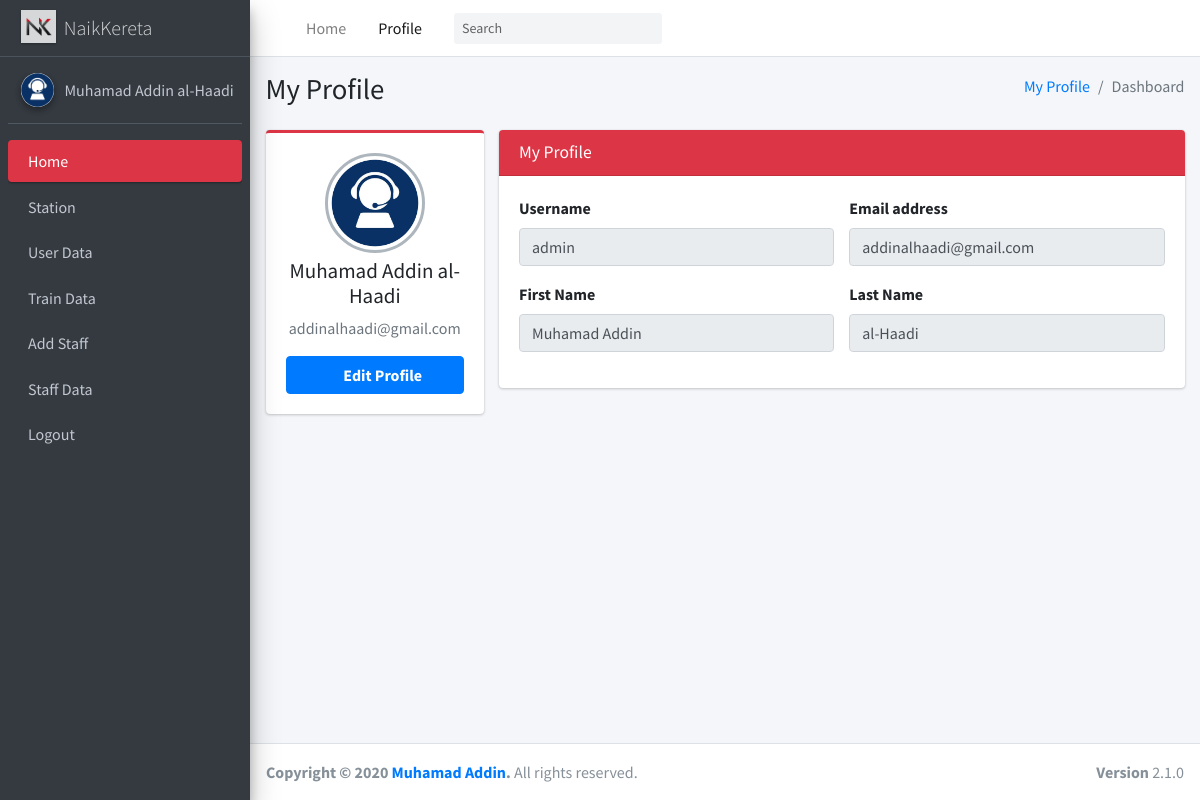
The app's page /profile.php with its own data.
### tables this page shows
CREATE TABLE `adminn` (
  `id` int(11) NOT NULL,
  `namadepan` varchar(50) NOT NULL,
  `namabelakang` varchar(50) NOT NULL,
  `username` varchar(50) NOT NULL,
  `email` varchar(100) NOT NULL,
  `password` varchar(255) NOT NULL,
  `gambar` varchar(128) NOT NULL
);

### functions.php (called while the page is built, shortened)
<?php
$conn = mysqli_connect("localhost", "root", "", "naikkereta");
function query($query)
{
    global $conn;
    $result = mysqli_query($conn, $query);
    $rows = [];
    while ($row = mysqli_fetch_assoc($result)) {
        $rows[] = $row;
    }
    return $rows;
}

### profile.php (the view, shortened to what this page needs)
<?php
require 'functions.php';
$admin = query("SELECT * FROM adminn");
?>
<!DOCTYPE html>
<html>
<head>
    <link rel="stylesheet" href="adminLte/css/all.min.css" />
    <link rel="stylesheet" href="https://code.ionicframework.com/ionicons/2.0.1/css/ionicons.min.css" />
    <link rel="stylesheet" href="adminLte/css/dataTables.bootstrap4.min.css" />
    <link rel="stylesheet" href="adminLte/css/responsive.bootstrap4.min.css" />
    <link rel="stylesheet" href="dist/css/adminlte.min.css" />
</head>
<body class="hold-transition sidebar-mini">
    <div class="wrapper">
        <nav class="main-header navbar navbar-expand navbar-white navbar-light">
            <ul class="navbar-nav">
                <li class="nav-item">
                    <a class="nav-link" data-widget="pushmenu" href="#" role="button"></a>
                </li>
                <li class="nav-item d-none d-sm-inline-block">
                    <a href="manager2.php" class="nav-link">Home</a>
                </li>
                <li class="nav-item d-none d-sm-inline-block">
                    <a href="profile.php" class="nav-link active">Profile</a>
                </li>
            </ul>
            <form class="form-inline ml-3">
                <div class="input-group input-group-sm">
                    <input class="form-control form-control-navbar" type="search" placeholder="Search"
                        aria-label="Search" />
                    <div class="input-group-append">
                        <button class="btn btn-navbar" type="submit">
                        </button>
                    </div>
                </div>
            </form>
            <ul class="navbar-nav ml-auto">
                <li class="nav-item">
                    <a class="nav-link" data-widget="control-sidebar" data-slide="true" href="#" role="button">
                    </a>
                </li>
            </ul>
        </nav>
        <aside class="main-sidebar sidebar-dark-danger elevation-4">
            <a href="" class="brand-link">
                <img src="img/Logo1.jpg" alt="AdminLTE Logo" class="brand-image elevation-1" style="opacity: 0.8;" />
                <span class="brand-text font-weight-light">NaikKereta</span>
            </a>
            <div class="sidebar">
                <?php foreach ($admin as $adm) : ?>
                <div class="user-panel mt-3 pb-3 mb-3 d-flex">
                    <div class="image">
                        <img src="img/<?php echo $adm["gambar"]; ?>" class="img-circle elevation-2" alt="User Image" />
                    </div>
                    <div class="info">
                        <a href="profile.php" class="d-block">
                            <?php echo $adm["namadepan"]; ?>
                            <?php echo $adm["namabelakang"]; ?>
                        </a>
                    </div>
                </div>
                <?php endforeach; ?>
                <nav class="mt-2">
                    <ul class="nav nav-pills nav-sidebar flex-column" data-widget="treeview" role="menu"
                        data-accordion="false">
                        <li class="nav-item">
                            <a href="manager2.php" class="nav-link active">
                                <p>
                                    Home
                                </p>
                            </a>
                        </li>
                        <li class="nav-item">
                            <a href="managerStation.php" class="nav-link">
                                <p>Station</p>
                            </a>
                        </li>
                        <li class="nav-item">
                            <a href="managerDataUser.php" class="nav-link">
                                <p>User Data</p>
                            </a>
                        </li>
                        <li class="nav-item">
                            <a href="managerTrain.php" class="nav-link">
                                <p>Train Data</p>
                            </a>
                        </li>
                        <li class="nav-item">
                            <a href="managerAddStaff.php" class="nav-link">
                                <p>Add Staff</p>
                            </a>
                        </li>
                        <li class="nav-item">
                            <a href="managerStaffData.php" class="nav-link">
                                <p>Staff Data</p>
                            </a>
                        </li>
                        <li class="nav-item">
                            <a href="main.php" class="nav-link">
                                <p>Logout</p>
                            </a>
                        </li>
                    </ul>
                </nav>
            </div>
        </aside>
        <div class="content-wrapper">
            <section class="content-header">
                <div class="container-fluid">
                    <div class="row mb-2">
                        <div class="col-sm-6">
                            <h1>My Profile</h1>
                        </div>
                        <div class="col-sm-6">
                            <ol class="breadcrumb float-sm-right">
                                <li class="breadcrumb-item"><a href="#">My Profile</a></li>
                                <li class="breadcrumb-item active">Dashboard</li>
                            </ol>
                        </div>
                    </div>
                </div>
            </section>
            <section class="content">
                <div class="container-fluid">
                    <div class="row">
                        <div class="col-md-3">
                            <div class="card card-danger card-outline">
                                <div class="card-body box-profile">
                                    <div class="text-center">
                                        <img class="profile-user-img img-fluid img-circle" id="imgPreview"
                                            src="img/<?php echo $adm["gambar"]; ?>" alt="User profile picture" />
                                    </div>
                                    <h3 class="profile-username text-center" id="staffUsername">
                                        <?php echo $adm["namadepan"]; ?>
                                        <?php echo $adm["namabelakang"]; ?>
                                    </h3>
                                    <p class="text-muted text-center" id="staffEmail">
                                        <?php echo $adm["email"]; ?>
                                    </p>
                                    <a href="editadmin.php?id=<?php echo $adm["id"] ?>"
                                        class="btn btn-primary btn-block" id="btn-edit-profile">
                                        <b><i class="nav-icon ion ion-android-create mr-3"></i> Edit Profile</b>
                                    </a>
                                </div>
                            </div>
                        </div>
                        <div class="col-md-9">
                            <div class="card card-danger">
                                <div class="card-header">
                                    <h3 class="card-title">My Profile</h3>
                                </div>
                                <form role="form" action="" method="POST">
                                    <div class="card-body">
                                        <div class="row">
                                            <div class="col-6">
                                                <div class="form-group">
                                                    <label for="username">Username</label>
                                                    <input type="text" class="form-control" id="username"
                                                        placeholder="Enter username" disabled
                                                        value="<?php echo $adm["username"] ?>" />
                                                </div>
                                            </div>
                                            <div class="col-6">
                                                <div class="form-group">
                                                    <label for="email">Email address</label>
                                                    <input type="email" class="form-control" id="email"
                                                        placeholder="Enter email" disabled
                                                        value="<?php echo $adm["email"] ?>" />
                                                </div>
                                            </div>
                                        </div>
                                        <div class="row">
                                            <div class="col-6">
                                                <div class="form-group">
                                                    <label for="namadepan">First Name</label>
                                                    <input type="text" class="form-control" id="namadepan"
                                                        placeholder="Enter first name" disabled
                                                        value="<?php echo $adm["namadepan"] ?>" />
                                                </div>
                                            </div>
                                            <div class="col-6">
                                                <div class="form-group">
                                                    <label for="namabelakang">Last Name</label>
                                                    <input type="text" class="form-control" id="namabelakang"
                                                        placeholder="Enter last name" disabled
                                                        value="<?php echo $adm["namabelakang"] ?>" />
                                                </div>
                                            </div>
                                        </div>
                                    </div>
                                </form>
                            </div>
                        </div>
                    </div>
                </div>
            </section>
        </div>
        <footer class="main-footer">
            <div class="float-right d-none d-sm-block"><b>Version</b> 2.1.0</div>
            <strong>Copyright &copy; 2020
                <a href="https://github.com/Addin2nd" target="blank">Muhamad Addin</a>.</strong>
            All rights reserved.
        </footer>
    </div>
</body>
</html>

### records on screen
adminn: gambar (picture), namadepan "Muhamad Addin", namabelakang "al-Haadi", email "addinalhaadi@gmail.com", username "admin"
